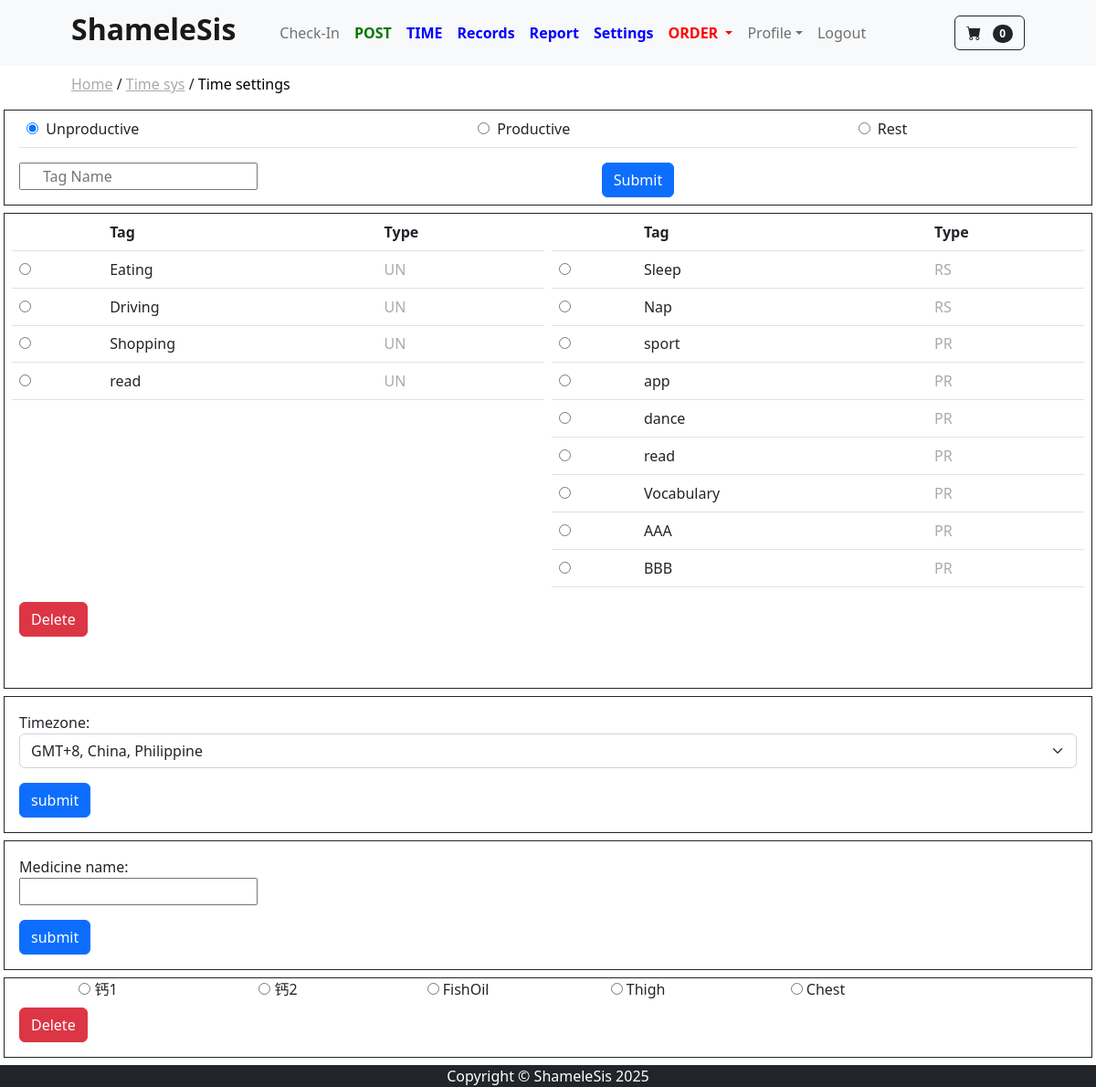
/time_sys/time_settings/ (signed in), run on the app's committed database.
### time_sys/models.py (models this page shows, shortened)
class TimeTag(models.Model):
    user = models.ForeignKey(User, on_delete=models.CASCADE)
    tag = models.CharField(max_length=255)
    type = models.CharField(max_length=255)

class HealthMedicineTag(models.Model):
    user = models.ForeignKey(User, on_delete=models.CASCADE)
    name = models.CharField(max_length=255)

### store/models.py (models this page shows, shortened)
class Profile(models.Model):
    user = models.OneToOneField(User, on_delete=models.CASCADE)
    date_modified = models.DateTimeField(User, auto_now=True)
    phone = models.CharField(max_length=20, blank=True)
    address1 = models.CharField(max_length=200, blank=True)
    address2 = models.CharField(max_length=200, blank=True)
    city = models.CharField(max_length=200, blank=True)
    state = models.CharField(max_length=200, blank=True)
    zipcode = models.CharField(max_length=200, blank=True)
    country = models.CharField(max_length=200, blank=True)
    old_cart = models.CharField(max_length=200, blank=True, null=True)
    timezone = models.CharField(max_length=50, default="Etc/GMT-0")

### time_sys/views.py (the view, shortened to what this page needs)
# urls.py: path('time_settings/', views.time_settings, name='time_settings'),
@login_required
def time_settings(request):
    form1 = SettingsForm(request.POST or None)
    form2 = DeleteTagForm(request.POST or None)
    form3 = UpdateUserForm(request.POST or None, instance=request.user.profile)
    form4 = MedicineForm(request.POST or None)
    del_med_form = DeleteMedForm(request.POST or None)
    user_id = request.user.id
    user_instance = User.objects.get(id=user_id)
    tags = TimeTag.objects.filter(user=user_instance)
    med_names = HealthMedicineTag.objects.filter(user=user_instance)
    context = {
        'form': form1,
        'form2': form2,
        'form3': form3,
        'form4': form4,
        'tags': tags,
        'med_names': med_names,
    }
    return render(request, 'time/time_settings.html', context)

### time_sys/forms.py
class SettingsForm(forms.Form):
    setting_tag = forms.CharField(
        label='tag:',
        required=True,
        widget=forms.TextInput(attrs={
            'class': 'form-check',
            'placeholder': 'Tag Name',
        })
    )
    setting_type = forms.CharField(required=True)

class DeleteTagForm(forms.Form):
    selecting_tag = forms.CharField(required=True)

### cart/cart.py (called while the page is built)
    def __len__(self):
        return len(self.cart)

### cart/context_processors.py (called while the page is built)
def cart(request):
    return {'cart': Cart(request)}

### hostel/context_processors.py (called while the page is built)
def language(request):
    return {
        'lang': request.session.get('lang', 'en')
    }

### store/context_processors.py (called while the page is built)
def base_breadcrumbs(request):
    path = request.path
    parts = path.strip('/').split('/')
    breadcrumbs = []
    url = ''
    for part in parts:
        url += f'/{part}'
        breadcrumbs.append({'name': part.replace('_', ' ').capitalize(), 'url': url})
    return {'breadcrumbs': breadcrumbs}

### store/templatetags/breadcrumbs.py (called while the page is built)
@register.inclusion_tag('breadcrumbs.html')
def show_breadcrumbs(breadcrumbs):
    return {'breadcrumbs': breadcrumbs}

### time_sys/templates/time/time_settings.html (shortened to what this page needs)
{% extends 'base.html' %}
{% block content %}
<div class="container-fluid p-0 text-center">
<form method="POST" class="form">
   <div class="row border border-dark px-1 mx-1 mt-2">
      <div class="col-12">
         <table class="table">
            <tbody>
               <tr>
                  <td class="text-start"><input checked type="radio" name="setting_type" id ="UN" value="UN">&nbsp;&nbsp;Unproductive</td>
                  <td class="text-start"><input type="radio" name="setting_type" id ="PR" value="PR">&nbsp;&nbsp;Productive</td>
                  <td class="text-start"><input type="radio" name="setting_type" id ="RS" value="RS">&nbsp;&nbsp;Rest</td>
               </tr>
            </tbody>
         </table>
      </div>
      <div class="col-5 pe-3 text-start">{{ form.setting_tag }}</div>
      <div class="col-4"><button type="submit" class="btn btn-primary mb-2">Submit</button></div>
   </div>
</form>
</div>
<div class="container-fluid p-0">
   <form method="POST" class="form-register">
      <div class="row row border border-dark px-1 mx-1 mt-2 pb-2">
         <div class="col-6 px-1">
            <table class="table">
               <thead>
                  <tr>
                     <th></th>
                     <th>Tag</th>
                     <th>Type</th>
                  </tr>
               </thead>
               <tbody>
                  {% for tag in tags %}
                  <tr>
                     {% if tag.type == "UN" %}
                     <td><input type="radio" id="{{ tag.tag }}" name="selecting_tag" value="{{ tag.tag }}"></td>
                     <td class="text-start">{{tag.tag}}</td>
                     <td style="color:#aaa">{{ tag.type }}</td>
                     {% endif %}
                  </tr>
                  {% endfor %}
               </tbody>
            </table>
         </div>
         <div class="col-6 px-1">
            <table class="table">
               <thead>
                  <tr>
                     <th></th>
                     <th>Tag</th>
                     <th>Type</th>
                  </tr>
               </thead>
               <tbody>
                  {% for tag in tags %}
                  <tr>
                     {% if not tag.type == "UN" %}
                     <td><input type="radio" id="{{ tag.tag }}" name="selecting_tag" value="{{ tag.tag }}"></td>
                     <td class="text-start">{{tag.tag}}</td>
                     <td style="color:#aaa">{{ tag.type }}</td>
                     {% endif %}
                  </tr>
                  {% endfor %}
               </tbody>
            </table>
         </div>
         <div class="col-12 pb-5">
             <button type="submit" class="btn btn-danger">Delete</button>
         </div>
      </div>
   </form>
</div>
<div class="container-fluid p-0">
   <div class="row row border border-dark px-1 mx-1 mb-1 mt-2">
         <div class="col-12 mt-3 text-start">
            <form method="POST" class="form-register">
               {{ form3.as_p }}
               <button type="submit" class="btn btn-primary mb-3">submit</button>
            </form>
         </div>
      </div>
</div>
<div class="container-fluid p-0">
   <div class="row row border border-dark px-1 mx-1 mb-1 mt-2">
         <div class="col-12 mt-3 text-start">
            <form method="POST" class="form-register">
               {{ form4.as_p }}
               <button type="submit" class="btn btn-primary mb-3">submit</button>
            </form>
         </div>
      </div>
</div>
<div class="container-fluid p-0 mb-2">
   <form method="POST" class="form-register">
      <div class="row row border border-dark px-1 mx-1 mt-2 pb-2">
         {% for med in med_names %}
         <div class="col-2 px-1 text-center">
            <input type="radio" id="{{ med.id }}" name="selecting_med" value="{{ med.id }}">
            {{med.name}}
         </div>
         {% endfor %}
         <div class="col-12 py-2">
             <button type="submit" class="btn btn-danger">Delete</button>
         </div>
      </div>
   </form>
</div>
{% endblock %}

### static/css/styles_customized.css (style rules this page uses)
html, body { height: 100%; margin: 0; display: flex; flex-direction: column; }

### data on the page
TimeTag: tag "Eating", type "UN"
TimeTag: tag "Driving", type "UN"
TimeTag: tag "Shopping", type "UN"
TimeTag: tag "read", type "UN"
TimeTag: tag "Sleep", type "RS"
TimeTag: tag "Nap", type "RS"
TimeTag: tag "sport", type "PR"
TimeTag: tag "app", type "PR"
TimeTag: tag "dance", type "PR"
TimeTag: tag "read", type "PR"
TimeTag: tag "Vocabulary", type "PR"
TimeTag: tag "AAA", type "PR"
TimeTag: tag "BBB", type "PR"
Profile: timezone "GMT+8, China, Philippine"
HealthMedicineTag: name "钙1"
HealthMedicineTag: name "钙2"
HealthMedicineTag: name "FishOil"
HealthMedicineTag: name "Thigh"
HealthMedicineTag: name "Chest"

### other printed values
{{ cart|length }} "0"
{{ crumb.name }} "Time sys"
{{ crumb.name }} "Time settings"
